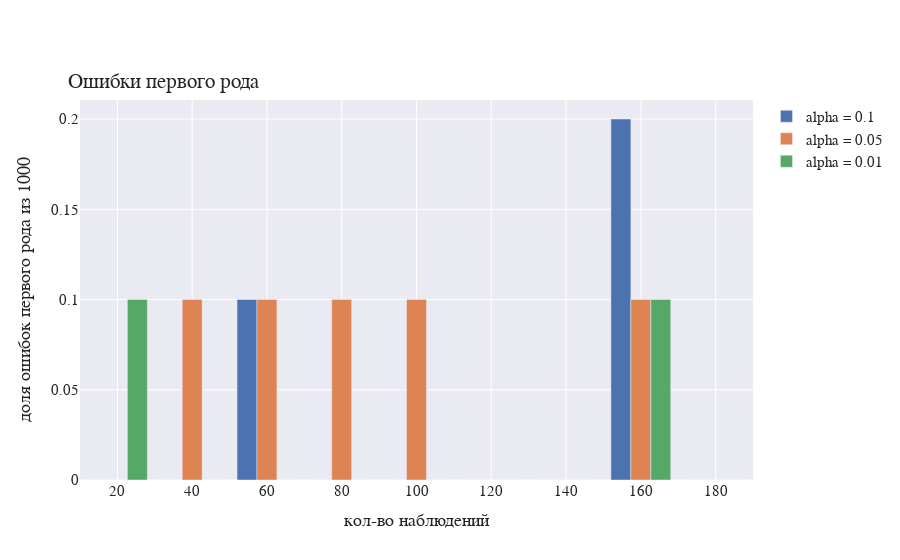
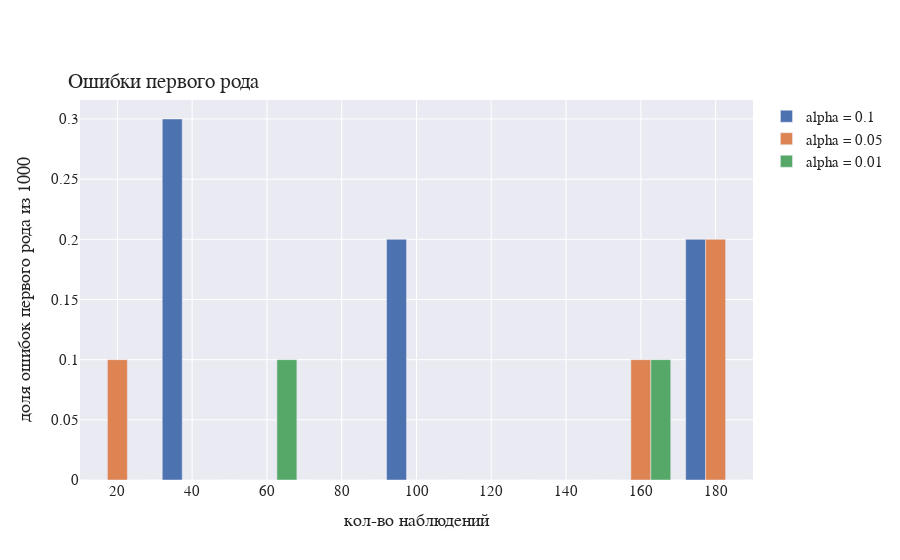

Notebook cell for these charts, in order:
### Markdown cell above
Теперь проверяем сам тест, для этого 1000 раз генерируем новые последовательности СВ по нашей истиной матрице корреляций (в которой корреляция между i и j = 0 и она меньше, чем корреляция между i и k = 0.2. Уровень значимости $\alpha = 0.1$

### Code cell
stcks= ['i', 'j', 'k']
corr = [[1, 0, 0], \
        [0, 1, 0], \
        [0, 0, 1]]

test_rates(corr, stcks, 'simple', alpha_list=[0.1, 0.05, 0.01], iters=10, title='Ошибки первого рода', \
           title_x='кол-во наблюдений' , title_y='доля ошибок первого рода из 1000')


stcks= ['i', 'j', 'k', 'l']
corr = [[1, 0, 0, 0], \
        [0, 1, 0, 0], \
        [0, 0, 1, 0], \
        [0, 0, 0, 1]]

test_rates(corr, stcks, 'simple', alpha_list=[0.1, 0.05, 0.01], iters=10, title='Ошибки первого рода', \
           title_x='кол-во наблюдений' , title_y='доля ошибок первого рода из 1000')

### Figure 1 — Plotly figure (JSON) as saved in the notebook; plotly's stock layout.template omitted (floating-point values rounded to 4 significant figures)
{"data": [{"name": "alpha = 0.1", "type": "bar", "x": [20, 40, 60, 80, 100, 120, 140, 160, 180], "y": [0, 0, 0.1, 0, 0, 0, 0, 0.2, 0]}, {"name": "alpha = 0.05", "type": "bar", "x": [20, 40, 60, 80, 100, 120, 140, 160, 180], "y": [0, 0.1, 0.1, 0.1, 0.1, 0, 0, 0.1, 0]}, {"name": "alpha = 0.01", "type": "bar", "x": [20, 40, 60, 80, 100, 120, 140, 160, 180], "y": [0.1, 0, 0, 0, 0, 0, 0, 0.1, 0]}], "layout": {"font": {"family": "Courier", "size": 15}, "title": {"text": "Ошибки первого рода", "x": 0.075, "xanchor": "left", "y": 0.87, "yanchor": "top"}, "xaxis": {"title": {"text": "кол-во наблюдений"}}, "yaxis": {"title": {"text": "доля ошибок первого рода из 1000"}}}}

### Figure 2 — Plotly figure (JSON) as saved in the notebook; plotly's stock layout.template omitted (floating-point values rounded to 4 significant figures)
{"data": [{"name": "alpha = 0.1", "type": "bar", "x": [20, 40, 60, 80, 100, 120, 140, 160, 180], "y": [0, 0.3, 0, 0, 0.2, 0, 0, 0, 0.2]}, {"name": "alpha = 0.05", "type": "bar", "x": [20, 40, 60, 80, 100, 120, 140, 160, 180], "y": [0.1, 0, 0, 0, 0, 0, 0, 0.1, 0.2]}, {"name": "alpha = 0.01", "type": "bar", "x": [20, 40, 60, 80, 100, 120, 140, 160, 180], "y": [0, 0, 0.1, 0, 0, 0, 0, 0.1, 0]}], "layout": {"font": {"family": "Courier", "size": 15}, "title": {"text": "Ошибки первого рода", "x": 0.075, "xanchor": "left", "y": 0.87, "yanchor": "top"}, "xaxis": {"title": {"text": "кол-во наблюдений"}}, "yaxis": {"title": {"text": "доля ошибок первого рода из 1000"}}}}
